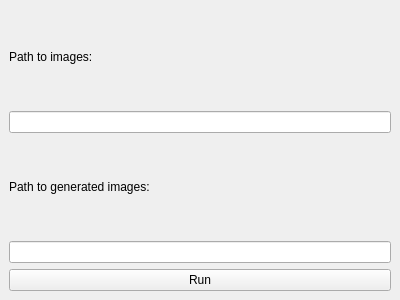
<?xml version="1.0" encoding="UTF-8"?>
<ui version="4.0">
 <class>MainWindow</class>
 <widget class="QMainWindow" name="MainWindow">
  <property name="geometry">
   <rect>
    <x>0</x>
    <y>0</y>
    <width>400</width>
    <height>300</height>
   </rect>
  </property>
  <widget class="QWidget" name="centralwidget">
   <layout class="QVBoxLayout" name="verticalLayout">
    <item>
     <widget class="QLabel" name="label">
      <property name="text">
       <string>Path to images:</string>
      </property>
     </widget>
    </item>
    <item>
     <widget class="QLineEdit" name="org_images_path"/>
    </item>
    <item>
     <widget class="QLabel" name="label_2">
      <property name="text">
       <string>Path to generated images:</string>
      </property>
     </widget>
    </item>
    <item>
     <widget class="QLineEdit" name="generated_images_path"/>
    </item>
    <item>
     <widget class="QPushButton" name="run_button">
      <property name="text">
       <string>Run</string>
      </property>
     </widget>
    </item>
   </layout>
  </widget>
 </widget>
 <resources/>
 <connections/>
</ui>
